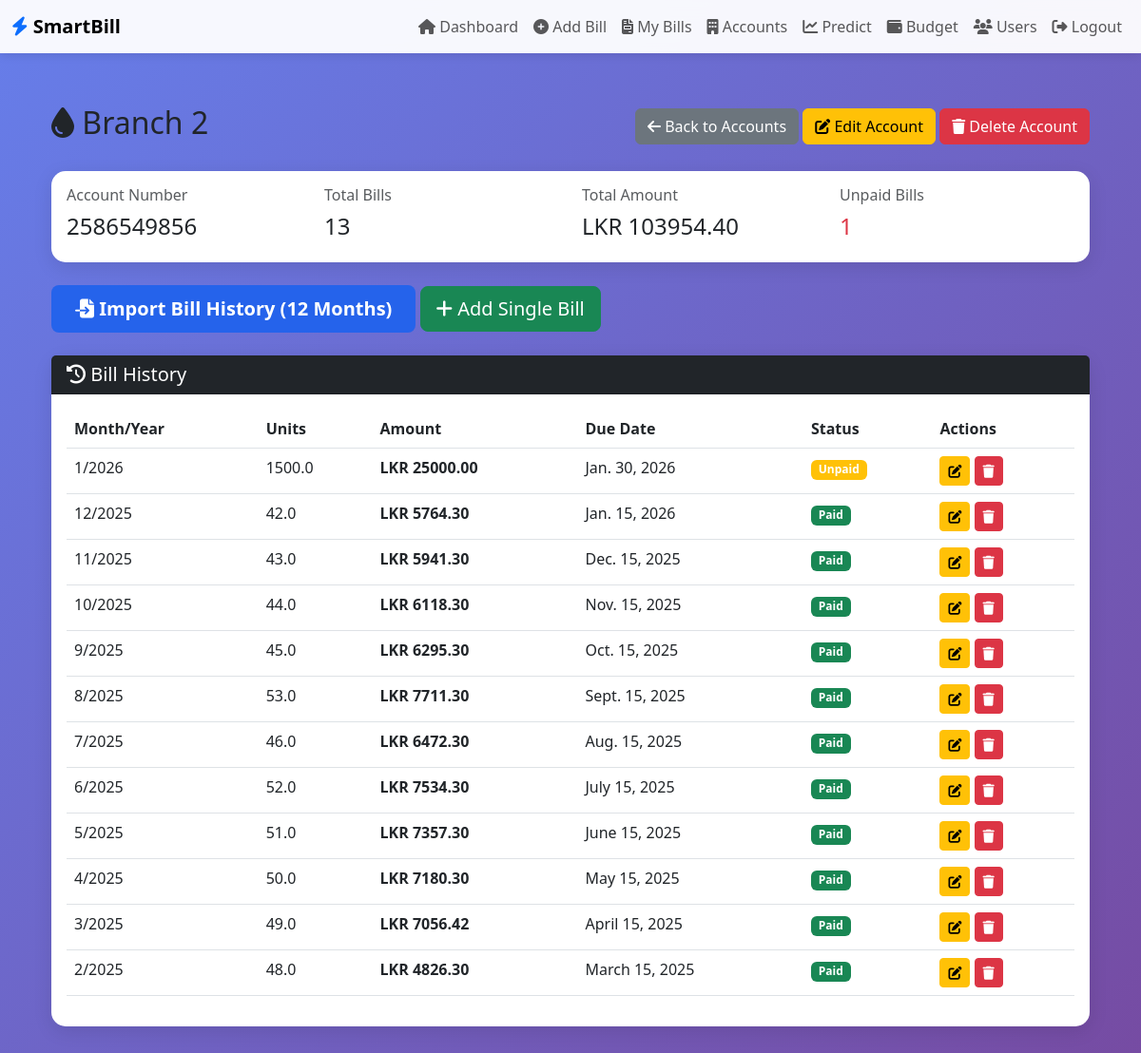
Screenshot of /accounts/2/ (signed in) with the database file from the repository.
### bills/models.py (models this page shows, shortened)
class UtilityAccount(models.Model):
    UTILITY_TYPES = [
        ('electricity', 'Electricity'),
        ('water', 'Water'),
        ('mobile', 'Mobile'),
    ]
    user = models.ForeignKey(User, on_delete=models.CASCADE)
    utility_type = models.CharField(max_length=20, choices=UTILITY_TYPES)
    account_number = models.CharField(max_length=100)
    account_name = models.CharField(max_length=200, help_text="e.g., Head Office, Restaurant, Pool")
    provider = models.CharField(max_length=100, blank=True, help_text="For mobile: Dialog, Mobitel, etc.")
    is_active = models.BooleanField(default=True)
    created_at = models.DateTimeField(auto_now_add=True)
    class Meta:
        ordering = ['utility_type', 'account_name']
        unique_together = ['user', 'utility_type', 'account_number']
    def get_total_amount(self):
        from django.db.models import Sum
        return self.bills.aggregate(total=Sum('bill_amount'))['total'] or 0

class Bill(models.Model):
    UTILITY_CHOICES = [
        ('electricity', 'Electricity'),
        ('water', 'Water'),
        ('mobile', 'Mobile'),
    ]
    user = models.ForeignKey(User, on_delete=models.CASCADE)
    account = models.ForeignKey(
        UtilityAccount,
        on_delete=models.CASCADE,
        related_name='bills',
        null=True,
        blank=True
    )
    notification_email = models.EmailField(
        max_length=255,
        blank=True,
        null=True,
        help_text="Optional: Email for payment reminder"
    )
    utility_type = models.CharField(max_length=20, choices=UTILITY_CHOICES, null=True, blank=True)
    account_number = models.CharField(max_length=100, null=True, blank=True)
    billing_month = models.IntegerField()
    billing_year = models.IntegerField()
    units_consumed = models.FloatField(default=0)
    bill_amount = models.DecimalField(max_digits=10, decimal_places=2)
    due_date = models.DateField()
    is_paid = models.BooleanField(default=False)
    is_anomaly = models.BooleanField(default=False)
    late_payment_risk = models.CharField(max_length=20, default='Low')
    payment_date = models.DateField(null=True, blank=True)
    notes = models.TextField(blank=True)
    created_at = models.DateTimeField(auto_now_add=True)
    updated_at = models.DateTimeField(auto_now=True)
    class Meta:
        ordering = ['-billing_year', '-billing_month', '-created_at']

### bills/views.py (the view)
# urls.py: path('accounts/<int:account_id>/', views.account_detail, name='account_detail'),
@login_required
def account_detail(request, account_id):
    account = get_object_or_404(UtilityAccount, id=account_id)
    bills = account.bills.all()[:12]
    total_bills = account.bills.count()
    total_amount = account.get_total_amount()
    avg_amount = account.bills.aggregate(avg=Avg('bill_amount'))['avg'] or 0
    unpaid_bills = account.bills.filter(is_paid=False).count()
    context = {
        'account': account,
        'bills': bills,
        'total_bills': total_bills,
        'total_amount': total_amount,
        'avg_amount': avg_amount,
        'unpaid_bills': unpaid_bills,
    }
    return render(request, 'bills/account_detail.html', context)

### bills/templates/bills/account_detail.html (shortened to what this page needs)
{% extends 'bills/base.html' %}
{% block content %}
<div class="container-fluid mt-4">
    <div class="d-flex justify-content-between align-items-center mb-4">
        <h2>
            <i class="fas fa-{% if account.utility_type == 'electricity' %}bolt{% elif account.utility_type == 'water' %}tint{% else %}mobile-alt{% endif %}"></i>
            {{ account.account_name }}
        </h2>
        <div>
            <a href="{% url 'manage_accounts' %}" class="btn btn-secondary">
                <i class="fas fa-arrow-left"></i> Back to Accounts
            </a>
            {% if user.is_superuser %}
            <a href="{% url 'edit_account' account.id %}" class="btn btn-warning">
                <i class="fas fa-edit"></i> Edit Account
            </a>
            <button type="button" class="btn btn-danger" data-bs-toggle="modal" data-bs-target="#deleteModal">
                <i class="fas fa-trash"></i> Delete Account
            </button>
            {% endif %}
        </div>
    </div>
    <div class="card mb-4">
        <div class="card-body">
            <div class="row">
                <div class="col-md-3">
                    <h6 class="text-muted">Account Number</h6>
                    <h4>{{ account.account_number }}</h4>
                </div>
                <div class="col-md-3">
                    <h6 class="text-muted">Total Bills</h6>
                    <h4>{{ total_bills }}</h4>
                </div>
                <div class="col-md-3">
                    <h6 class="text-muted">Total Amount</h6>
                    <h4>LKR {{ total_amount|floatformat:2 }}</h4>
                </div>
                <div class="col-md-3">
                    <h6 class="text-muted">Unpaid Bills</h6>
                    <h4 class="text-danger">{{ unpaid_bills }}</h4>
                </div>
            </div>
        </div>
    </div>
    <div class="mb-4">
        <a href="{% url 'bulk_import_bills' account.id %}" class="btn btn-primary btn-lg">
            <i class="fas fa-file-import"></i> Import Bill History (12 Months)
        </a>
        <a href="{% url 'add_bill' %}" class="btn btn-success btn-lg">
            <i class="fas fa-plus"></i> Add Single Bill
        </a>
    </div>
    <div class="card">
        <div class="card-header bg-dark text-white">
            <h5 class="mb-0"><i class="fas fa-history"></i> Bill History</h5>
        </div>
        <div class="card-body">
            {% if bills %}
            <div class="table-responsive">
                <table class="table table-hover">
                    <thead>
                        <tr>
                            <th>Month/Year</th>
                            <th>Units</th>
                            <th>Amount</th>
                            <th>Due Date</th>
                            <th>Status</th>
                            {% if user.is_superuser %}
                            <th>Actions</th>
                            {% endif %}
                        </tr>
                    </thead>
                    <tbody>
                        {% for bill in bills %}
                        <tr>
                            <td>{{ bill.billing_month }}/{{ bill.billing_year }}</td>
                            <td>{{ bill.units_consumed|floatformat:1 }}</td>
                            <td><strong>LKR {{ bill.bill_amount|floatformat:2 }}</strong></td>
                            <td>{{ bill.due_date }}</td>
                            <td>
                                {% if bill.is_paid %}
                                    <span class="badge bg-success">Paid</span>
                                {% else %}
                                    <span class="badge bg-warning">Unpaid</span>
                                {% endif %}
                            </td>
                            {% if user.is_superuser %}
                            <td>
                                <a href="{% url 'edit_bill' bill.id %}" class="btn btn-sm btn-warning">
                                    <i class="fas fa-edit"></i>
                                </a>
                                <form method="post" action="{% url 'delete_bill' bill.id %}" style="display: inline;"
                                      onsubmit="return confirm('Are you sure you want to delete this bill?');">
                                    <button type="submit" class="btn btn-sm btn-danger">
                                        <i class="fas fa-trash"></i>
                                    </button>
                                </form>
                            </td>
                            {% endif %}
                        </tr>
                        {% endfor %}
                    </tbody>
                </table>
            </div>
            {% else %}
            <div class="alert alert-info">
                <i class="fas fa-info-circle"></i> No bills yet for this account.
                <a href="{% url 'bulk_import_bills' account.id %}" class="alert-link">Import bill history</a>
            </div>
            {% endif %}
        </div>
    </div>
</div>
{% endblock %}

### bills/templates/bills/base.html (style rules this page uses)
:root { --primary-color: #2563eb; --secondary-color: #10b981; --danger-color: #ef4444; --warning-color: #f59e0b; }
body { background: linear-gradient(135deg, #667eea 0%, #764ba2 100%); min-height: 100vh; font-family: 'Segoe UI', Tahoma, Geneva, Verdana, sans-serif; }
.card { border: none; border-radius: 15px; box-shadow: 0 5px 20px rgba(0,0,0,0.1); margin-bottom: 20px; }
.btn-primary { background: var(--primary-color); border: none; padding: 10px 25px; border-radius: 8px; font-weight: 600; }

### rows the page displays
UtilityAccount: account_name "Branch 2", account_number "2586549856"
Bill: billing_month "1", billing_year "2026", units_consumed "1500.0", bill_amount "25000.00", due_date "Jan. 30, 2026", is_paid "Unpaid"
Bill: billing_month "12", billing_year "2025", units_consumed "42.0", bill_amount "5764.30", due_date "Jan. 15, 2026", is_paid "Paid"
Bill: billing_month "11", billing_year "2025", units_consumed "43.0", bill_amount "5941.30", due_date "Dec. 15, 2025", is_paid "Paid"
Bill: billing_month "10", billing_year "2025", units_consumed "44.0", bill_amount "6118.30", due_date "Nov. 15, 2025", is_paid "Paid"
Bill: billing_month "9", billing_year "2025", units_consumed "45.0", bill_amount "6295.30", due_date "Oct. 15, 2025", is_paid "Paid"
Bill: billing_month "8", billing_year "2025", units_consumed "53.0", bill_amount "7711.30", due_date "Sept. 15, 2025", is_paid "Paid"
Bill: billing_month "7", billing_year "2025", units_consumed "46.0", bill_amount "6472.30", due_date "Aug. 15, 2025", is_paid "Paid"
Bill: billing_month "6", billing_year "2025", units_consumed "52.0", bill_amount "7534.30", due_date "July 15, 2025", is_paid "Paid"
Bill: billing_month "5", billing_year "2025", units_consumed "51.0", bill_amount "7357.30", due_date "June 15, 2025", is_paid "Paid"
Bill: billing_month "4", billing_year "2025", units_consumed "50.0", bill_amount "7180.30", due_date "May 15, 2025", is_paid "Paid"
Bill: billing_month "3", billing_year "2025", units_consumed "49.0", bill_amount "7056.42", due_date "April 15, 2025", is_paid "Paid"
Bill: billing_month "2", billing_year "2025", units_consumed "48.0", bill_amount "4826.30", due_date "March 15, 2025", is_paid "Paid"

### other values shown
{{ total_bills }} "13"
{{ total_amount|floatformat:2 }} "103954.40"
{{ unpaid_bills }} "1"
